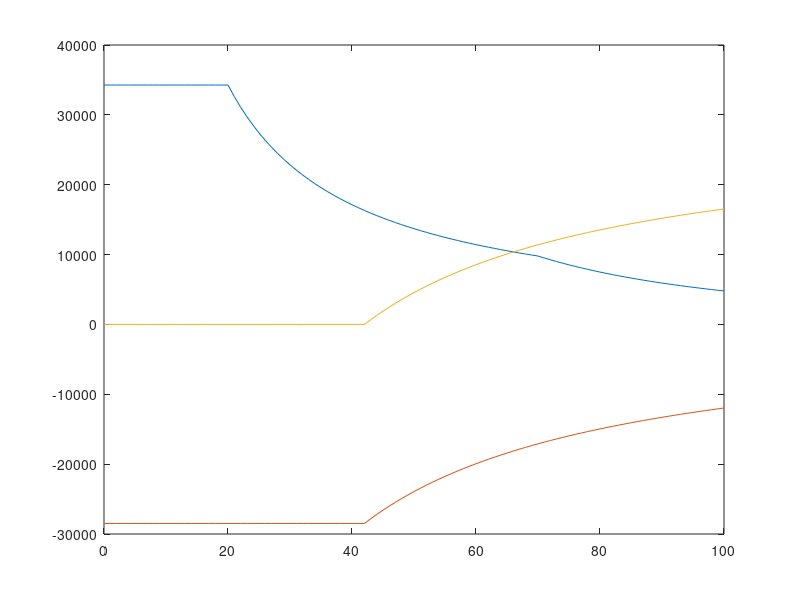

Reproduce this figure in MATLAB.
%% Ki-Ha E200 Specifications

% Efficiencies
eta_gen = 0.9;
eta_conv = 0.95;
eta_Pe = eta_conv*eta_gen;
eta_inv = 0.95;
eta_im = 0.9;
eta_gear = 0.98;
eta_Pout = eta_inv*eta_im*eta_gear;

% Car data
mv = 39600;
mp = 117*60;
iv = 1.1;
m = (mv+mp)*iv;
maxacc = 2.3/3.6;
maxdec = -2.0/3.6; 
Fstart = m*3*9.8/1000; % 3 kgf/ton
r0 = 554.9;
r1 = 20.3;
r2 = 3.56;
Paux = 30000;

% Engine data
Pes_off = 0;
Pes_low = 200000;
Pes_opt = 280000;
Pes_max = 330000;
TPe = 0.2;

% Battery data
Uoc = 692;
Ri = 0.1;
Q0 = 22;
Pb_max = 300000;
Pb_min = -300000;

% State bounds
s_max = 20000;
s_min = -100;
v_max = 100/3.6;
v_min = 0;
Pe_max = 330000;
Pe_min = 0;
q_max = 0.8;
q_min = 0.2;

% Non-Linear Ft & Fmb upper and lower bounds
v = 0:100;
Ft_max = zeros(1,101);
Ft_min = zeros(1,101);

for i=1:101
    % Ftmax
    if v(i) <= 20
        Ft_max(i) = m*maxacc + Fstart;
    elseif v(i) <= 70
        Ft_max(i) = Ft_max(21)*(20/v(i));
    else
        Ft_max(i) = Ft_max(21)*(20/v(i))*(70/v(i));
    end
    %Ftmin
    if v(i) <= 42
        Ft_min(i) = m*maxdec;
    else
        Ft_min(i) = m*maxdec*(42/v(i));
    end
end

Fmb_max = Ft_min - Ft_min(1);
Fmb_min = 0;

figure;
plot(v,Ft_max,v,Ft_min,v,Fmb_max);

% Linear Ft & Fmb upper and lower bounds
vl = v(1:20:101);
Ftl_max = Ft_max(1:20:101);
Ftl_min = Ft_min(1:20:101);
Fmbl_max = Ftl_min - Ftl_min(1);
Fmbl_min = 0;

for i = 1:5
    Ftlk_max(i) = (Ftl_max(i+1) - Ftl_max(i))/(20/3.6);
    Ftlk_min(i) = (Ftl_min(i+1) - Ftl_min(i))/(20/3.6);
    Fmblk_max(i) = (Fmbl_max(i+1) - Fmbl_max(i))/(20/3.6);
end

% State and input upper and lower bounds
lb_state = [s_min; v_min; Pe_min; q_min];
ub_state = [s_max; v_max; Pe_max; q_max];
lb_input = [Ftl_min(1); Fmbl_min(end); Pes_off];
ub_input = [Ftl_max(1); Fmbl_max(end); Pes_max];